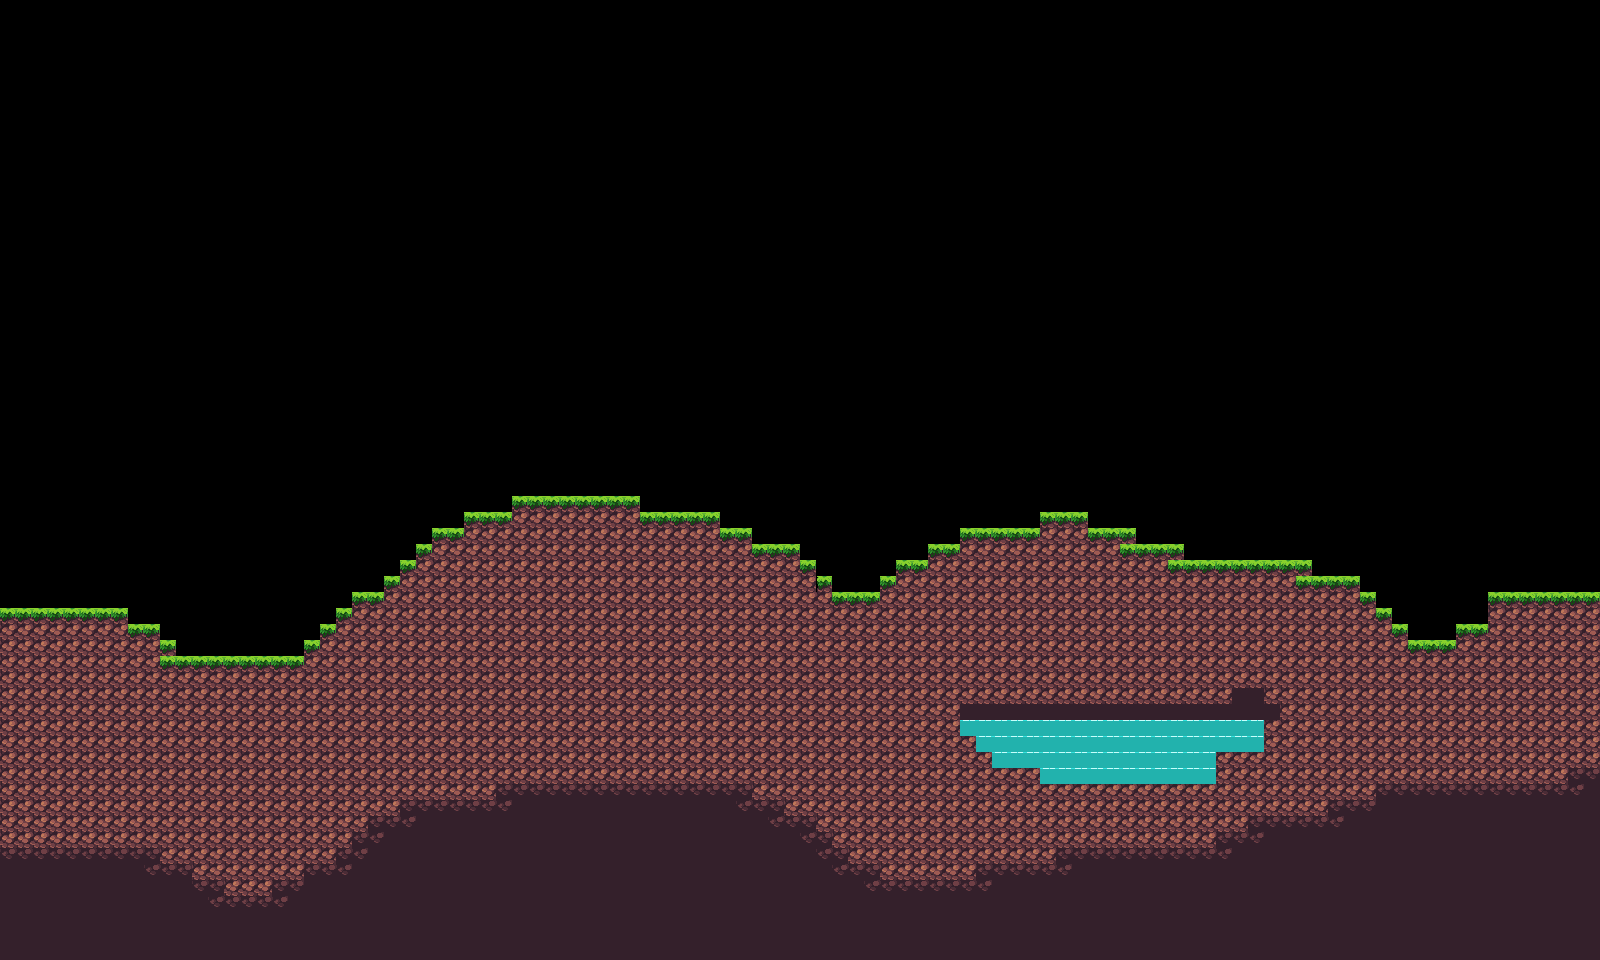

Rendered tile map (Tiled .tmx) drawn with the repository's tilesets; below, a short description and the map source with its tile grids summarised:
An orthogonal 100x60 tile map with 16x16 px tiles, 1 tile layer (Tile Layer 1) and 2 objects.

<map version="1.10" tiledversion="1.10.2" orientation="orthogonal" renderorder="right-down" width="100" height="60" tilewidth="16" tileheight="16" infinite="0" nextlayerid="3" nextobjectid="4">
 <editorsettings>
  <export target="mapa.json" format="json" />
 </editorsettings>
 <tileset firstgid="1" name="Assets" tilewidth="16" tileheight="16" tilecount="625" columns="25">
  <image source="Assets.png" width="400" height="400" />
 </tileset>
 <layer id="1" name="Tile Layer 1" width="100" height="60">
  <data>[6000 cells, 2450 non-empty, 10 distinct tile ids]</data>
 </layer>
 <objectgroup id="2" name="spawnpoint">
  <object id="1" x="99.3333" y="595.333">
   <point />
  </object>
  <object id="2" x="1535.33" y="577.333">
   <point />
  </object>
 </objectgroup>
</map>
